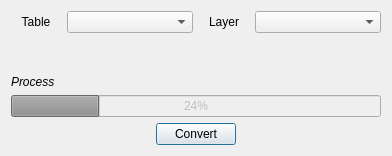
<?xml version="1.0" encoding="UTF-8"?>
<ui version="4.0">
 <class>TableToLayerDialog</class>
 <widget class="QDialog" name="TableToLayerDialog">
  <property name="geometry">
   <rect>
    <x>0</x>
    <y>0</y>
    <width>392</width>
    <height>156</height>
   </rect>
  </property>
  <property name="minimumSize">
   <size>
    <width>392</width>
    <height>156</height>
   </size>
  </property>
  <property name="maximumSize">
   <size>
    <width>392</width>
    <height>156</height>
   </size>
  </property>
  <property name="windowTitle">
   <string>Convert table to layer</string>
  </property>
  <layout class="QGridLayout" name="gridLayout">
   <item row="0" column="0">
    <layout class="QVBoxLayout" name="verticalLayout">
     <item>
      <layout class="QHBoxLayout" name="hlLayer">
       <item>
        <widget class="QLabel" name="lTable">
         <property name="maximumSize">
          <size>
           <width>50</width>
           <height>16777215</height>
          </size>
         </property>
         <property name="text">
          <string>Table</string>
         </property>
         <property name="alignment">
          <set>Qt::AlignCenter</set>
         </property>
        </widget>
       </item>
       <item>
        <widget class="QComboBox" name="cbTable"/>
       </item>
       <item>
        <widget class="QLabel" name="lLayer">
         <property name="maximumSize">
          <size>
           <width>50</width>
           <height>16777215</height>
          </size>
         </property>
         <property name="text">
          <string>Layer</string>
         </property>
         <property name="alignment">
          <set>Qt::AlignCenter</set>
         </property>
        </widget>
       </item>
       <item>
        <widget class="QComboBox" name="cbLayer"/>
       </item>
      </layout>
     </item>
     <item>
      <spacer name="verticalSpacer">
       <property name="orientation">
        <enum>Qt::Vertical</enum>
       </property>
       <property name="sizeHint" stdset="0">
        <size>
         <width>20</width>
         <height>40</height>
        </size>
       </property>
      </spacer>
     </item>
     <item>
      <widget class="QLabel" name="lProcess">
       <property name="font">
        <font>
         <italic>true</italic>
        </font>
       </property>
       <property name="text">
        <string>Process</string>
       </property>
       <property name="textFormat">
        <enum>Qt::AutoText</enum>
       </property>
       <property name="alignment">
        <set>Qt::AlignLeading|Qt::AlignLeft|Qt::AlignVCenter</set>
       </property>
      </widget>
     </item>
     <item>
      <widget class="QProgressBar" name="progressBar">
       <property name="enabled">
        <bool>false</bool>
       </property>
       <property name="value">
        <number>24</number>
       </property>
      </widget>
     </item>
     <item>
      <layout class="QHBoxLayout" name="hlTable">
       <item>
        <spacer name="hs1">
         <property name="orientation">
          <enum>Qt::Horizontal</enum>
         </property>
         <property name="sizeHint" stdset="0">
          <size>
           <width>40</width>
           <height>20</height>
          </size>
         </property>
        </spacer>
       </item>
       <item>
        <widget class="QPushButton" name="pbConvert">
         <property name="text">
          <string>Convert</string>
         </property>
        </widget>
       </item>
       <item>
        <spacer name="hs2">
         <property name="orientation">
          <enum>Qt::Horizontal</enum>
         </property>
         <property name="sizeHint" stdset="0">
          <size>
           <width>40</width>
           <height>20</height>
          </size>
         </property>
        </spacer>
       </item>
      </layout>
     </item>
    </layout>
   </item>
  </layout>
 </widget>
 <resources/>
 <connections/>
</ui>
